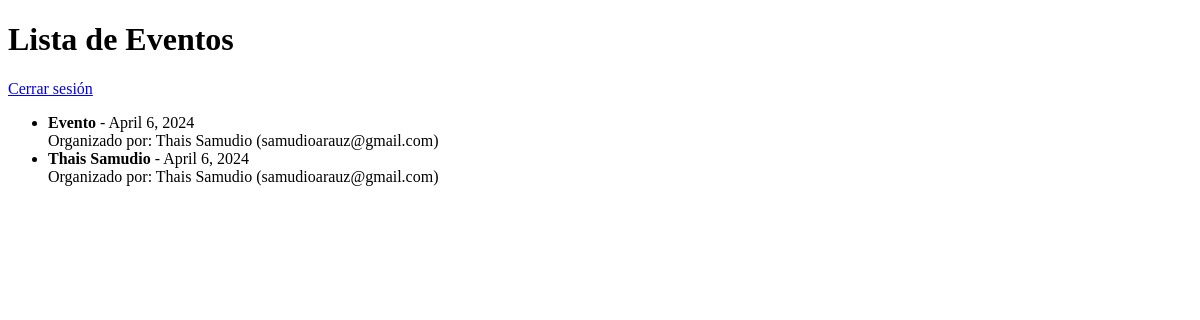
Page /eventos/ on the earlier database version.
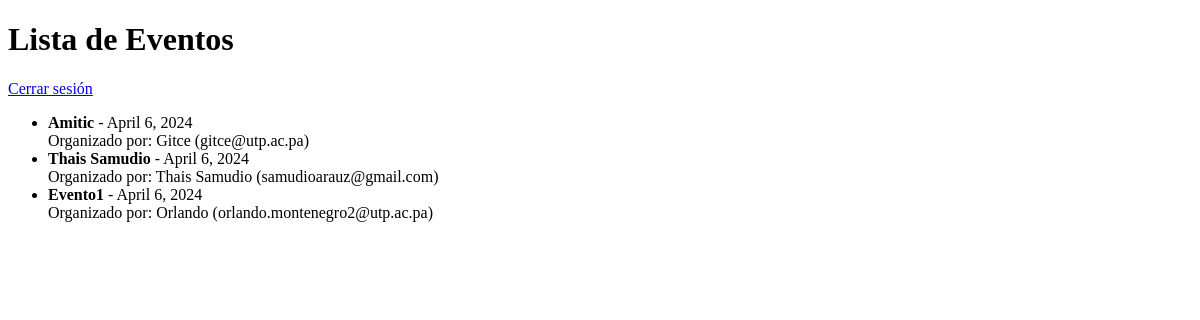
Same page on the later database version.
### eventos/models.py (models this page shows, shortened)
class Evento(models.Model):
    titulo = models.CharField(max_length=200)
    descripcion = models.TextField(default = "")
    fecha = models.DateField()
    ubicacion = models.TextField(default="")
    organizador = models.ForeignKey(Organizador, on_delete=models.CASCADE, related_name='eventos')

class Organizador(models.Model):
    nombre = models.CharField(max_length=100)
    email = models.EmailField()

### eventos/views.py (the view)
# urls.py: path("",include("eventos.urls")),
def eventos(request):
    eventos = Evento.objects.all()
    return render(request, 'evento.list.html', {'eventos': eventos})

### eventos/templates/evento.list.html (shortened to what this page needs)
<!DOCTYPE html>
<html>
<head>
</head>
<body>
    <h1>Lista de Eventos</h1>
    <p><a href="{% url 'logout' %}">Cerrar sesión</a></p>
    <ul>
        {% for evento in eventos %}
            <li>
                <strong>{{ evento.titulo }}</strong> - {{ evento.fecha }}<br>
                Organizado por: {{ evento.organizador.nombre }} ({{ evento.organizador.email }})
            </li>
        {% endfor %}
    </ul>
</body>
</html>

Differences in the rows shown:
changed Evento: titulo "Evento" → "Amitic"; organizador.nombre "Thais Samudio" → "Gitce"; organizador.email "samudioarauz@gmail.com" → "gitce@utp.ac.pa"
added Evento: titulo "Evento1", fecha "April 6, 2024", organizador.nombre "Orlando", organizador.email "orlando.montenegro2@utp.ac.pa"
